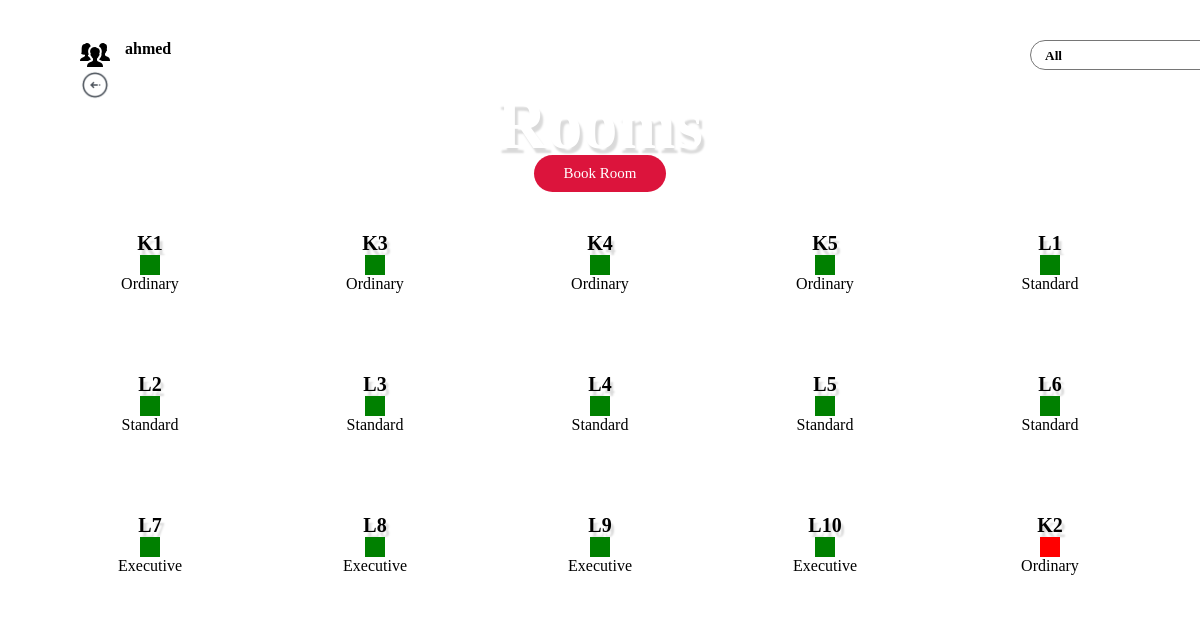
/receptionist/emp_rooms (signed in), run on an earlier commit of the app's database.
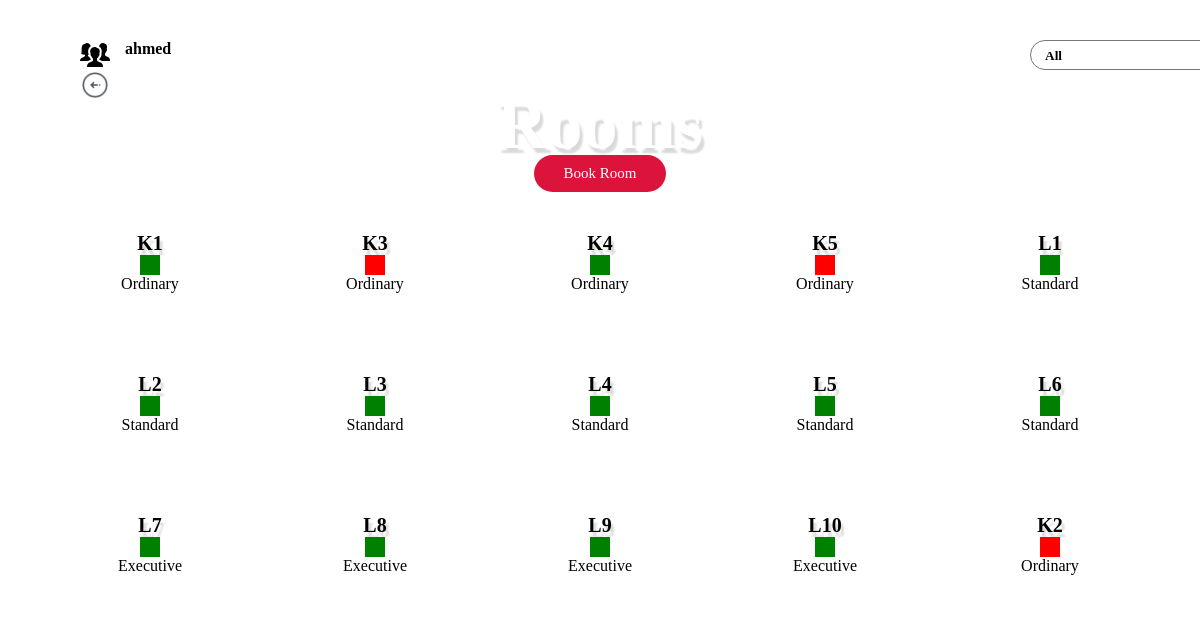
And on a later commit of the database.
### receptionist/models.py (models this page shows, shortened)
class Room(models.Model):
    name = models.TextField(max_length=100, primary_key=True, unique=True)
    capacity = models.IntegerField()
    sizes = (
        ('Executive', 'Executive'),
        ('Ordinary', 'Ordinary'),
        ('Standard', 'Standard'),
        )
    grade = models.CharField(max_length=100, choices=sizes)
    price = models.IntegerField()
    availability = models.BooleanField(default=True)
    next_booked_date = models.DateField(null=True)
    next_free_date = models.DateField(null=True)

### receptionist/views.py (the view)
@login_required(login_url = './emp_login')
def emp_rooms(request):
    all_rooms = Room.objects.all()
    return render(request, 'emp_rooms.html', {'all_rooms': all_rooms})

### templates/emp_rooms.html (shortened to what this page needs)
{% load static %}
<!DOCTYPE html>
<html lang="en">
<head>
    <link rel="stylesheet" href={% static "style.css" %}>
</head>
<body class="body2">
    <div class="container dash">
        <h1 class="h1">Rooms</h1>
        <div class="logout1">
            <div class="iden">
                <img src={% static  "./images/icons/people_60px.png" %} alt="">
                {% if user.is_authenticated %}
                <p>{{user.username}}</p>
                {% endif %}
            </div>
            <a href="./emp_dashboard"><img src={% static "./images/icons/back_arrow_64px.png" %} alt=""></a>
        </div>
        <a href="./emp_book_room" target="_blank" class="book">Book Room</a>
        <div class="filter">
            <select name="filter" id="select" onchange="getSelectedValue();">
                <option value="all">All</option>
            </select>
        </div>
        <div class="boxes">
            {% for room in all_rooms %}
            {% if room.availability is False and room.grade == 'Ordinary' %}
            <div class="each emp r o">
                <a href="./emp_room/{{room.name}}">{{room.name}}</a>
                <span class="color red"></span>
                <p class="type">{{room.grade}}</p>
            </div>
            {% elif room.availability is False and room.grade == 'Standard' %}
            <div class="each emp r s">
                <a href="./emp_room/{{room.name}}">{{room.name}}</a>
                <span class="color red"></span>
                <p class="type">{{room.grade}}</p>
            </div>
            {% elif room.availability is False and room.grade == 'Executive' %}
            <div class="each emp r e">
                <a href="./emp_room/{{room.name}}">{{room.name}}</a>
                <span class="color red"></span>
                <p class="type">{{room.grade}}</p>
            </div>
            {% elif room.availability is True and room.grade == 'Executive' %}
            <div class="each emp g e">
                <a href="./emp_room/{{room.name}}">{{room.name}}</a>
                <span class="color green"></span>
                <p class="type">{{room.grade}}</p>
            </div>
            {% elif room.availability is True and room.grade == 'Standard' %}
            <div class="each emp g s">
                <a href="./emp_room/{{room.name}}">{{room.name}}</a>
                <span class="color green"></span>
                <p class="type">{{room.grade}}</p>
            </div>
            {% elif room.availability is True and room.grade == 'Ordinary' %}
            <div class="each emp g o">
                <a href="./emp_room/{{room.name}}">{{room.name}}</a>
                <span class="color green"></span>
                <p class="type">{{room.grade}}</p>
            </div>
            {% endif %}
            {% endfor %}
        </div>
    </div>
</body>
</html>

What changed in the data, as far as the page shows it:
changed Room "K3": availability True → False (drawn)
changed Room "K5": availability True → False (drawn)
